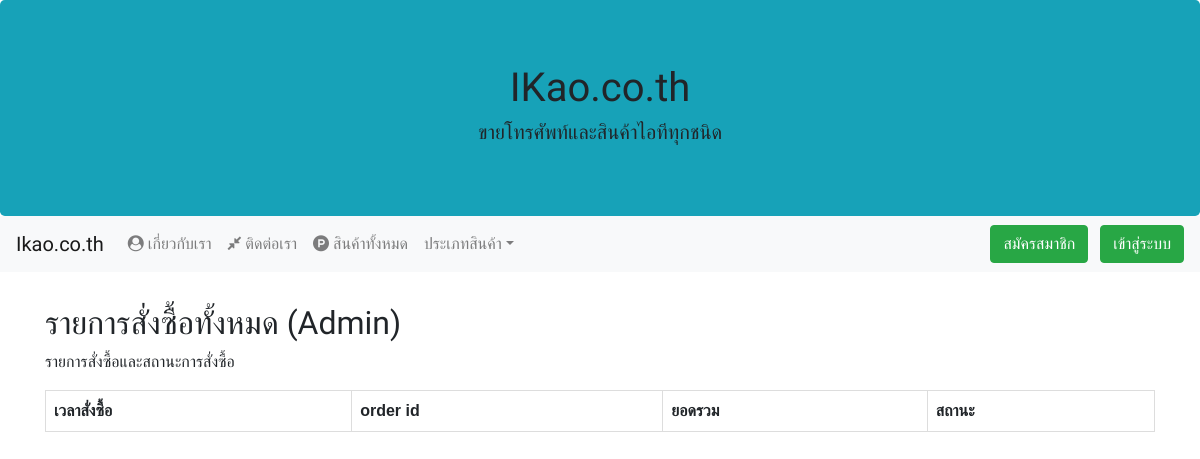
The page /allorderlist/ on the database as committed earlier.
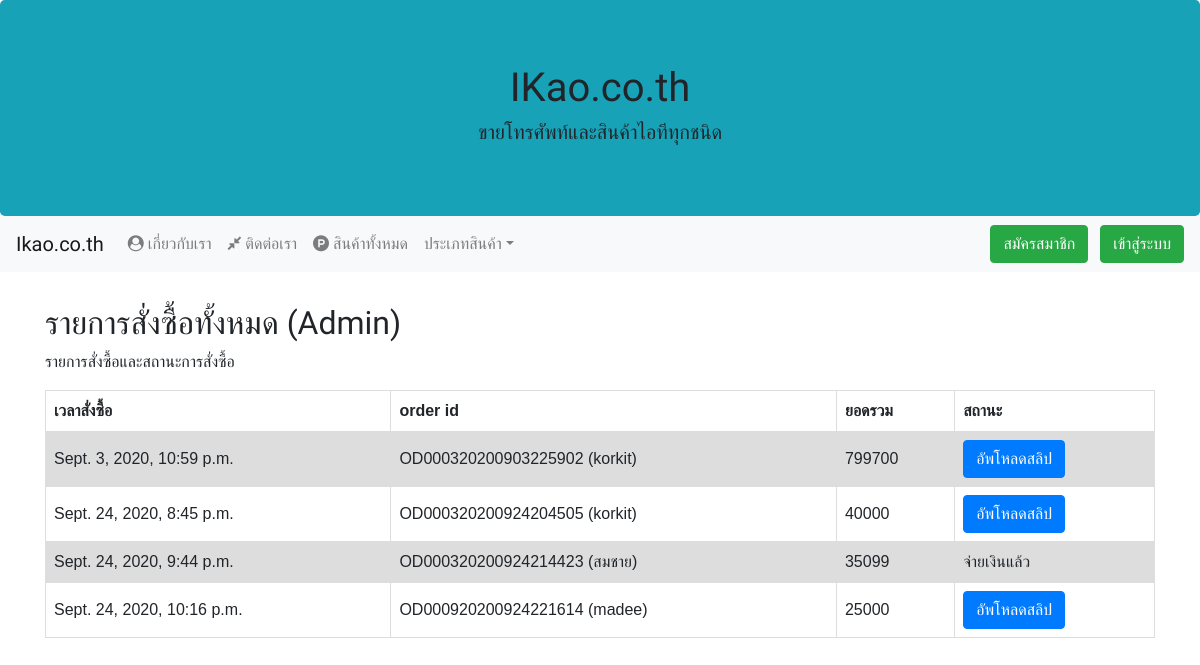
The same page on the database as committed later.
### myapp/models.py (models this page shows)
class OrderPending(models.Model):
	orderid = models.CharField(max_length=100)
	user = models.ForeignKey(User,on_delete=models.CASCADE)
	name = models.CharField(max_length=100)
	tel = models.CharField(max_length=100)
	address = models.TextField()
	shipping  = models.CharField(max_length=100)
	payment = models.CharField(max_length=100)
	other = models.TextField()
	stamp = models.DateTimeField(auto_now_add=True,blank=True,null=True)
	paid = models.BooleanField(default=False)
	slip = models.ImageField(upload_to="slip",null=True,blank=True)
	paymentid = models.CharField(max_length=100,null=True,blank=True)

### myapp/views.py (the view)
# urls.py: path('allorderlist/',AllOrderlistPage,name='allorderlist-page')
def AllOrderlistPage(request):
	context = {}
	order = OrderPending.objects.all()
	for od in order:
		orderid = od.orderid
		odlist = Orderlist.objects.filter(orderid=orderid)
		total = sum([c.total for c in odlist])
		od.total = total
	context['allorder'] = order
	return render(request, 'myapp/allorderlist.html',context)

### myapp/template/myapp/allorderlist.html
{% extends 'myapp/base.html' %}
{% block content %}
<table>
    <h2>รายการสั่งซื้อทั้งหมด (Admin)</h2>
    <p>รายการสั่งซื้อและสถานะการสั่งซื้อ</p>
    <tr>
        <th>เวลาสั่งซื้อ</th>
        <th>order id</th>
        <th>ยอดรวม</th>
        <th>สถานะ</th>
    </tr>
    {% for od in allorder %}
    <tr>
        <td>{{od.stamp}}</td>
        <td>{{od.orderid}} ({{od.name}})</td>
        <td>{{od.total}}</td>
        <td>
            {% if od.paid %}
                จ่ายเงินแล้ว
            {% else %}
            <a href="#" class="btn btn-primary">อัพโหลดสลิป</a>
            {% endif %}
        </td>
    </tr>
    {% endfor %}
</table>
{% endblock content %}

### myapp/template/myapp/base.html (shortened to what this page needs)
<!DOCTYPE html>
<html lang="en">
<head>
  <link rel="stylesheet" href="https://maxcdn.bootstrapcdn.com/bootstrap/4.5.0/css/bootstrap.min.css">
  <link rel="stylesheet" href="https://cdnjs.cloudflare.com/ajax/libs/font-awesome/4.7.0/css/font-awesome.min.css">
  {% load static %}
  <link rel="stylesheet" href="{% static 'css/app.css' %}">
</head>
<body>
  <div class="jumbotron text-center bg-info" style="margin-bottom:0">
    <h1>IKao.co.th</h1>
    <h5>ขายโทรศัพท์และสินค้าไอทีทุกชนิด</h5>
  </div>
  <nav class="navbar navbar-expand-sm bg-light navbar-light" style="margin-bottom: 2em;">
    <a class="navbar-brand" href="{% url 'home-page' %}">Ikao.co.th</a>
    <div class="collapse navbar-collapse" id="collapsibleNavbar">
      <ul class="navbar-nav mr-auto">
        <li class="nav-item">
          <a href="{% url 'about-page' %}" class="nav-link"><i class="fa fa-user-circle"></i> เกี่ยวกับเรา</a>
        </li>
        <li class="nav-item">
          <a href="{% url 'contact-page' %}" class="nav-link"><i class="fa fa-compress"></i> ติดต่อเรา</a>
        </li>
        <li class="nav-item">
          <a href="{% url 'allproduct-page' %}" class="nav-link"><i class="fa fa-product-hunt"></i> สินค้าทั้งหมด</a>
        </li>
        <li class="nav-item dropdown">
          <a class="nav-link dropdown-toggle" href="#" id="dropdown01" data-toggle="dropdown" aria-haspopup="true"
            aria-expanded="false">ประเภทสินค้า</a>
        </li>
      </ul>
      {% if user.is_authenticated %}
      <img src="{{user.profile.photo.url}}" alt="profile" width="40px" height="40px" class="rounded-circle">&nbsp
      <p style="margin-top:10px">สวัสดีคุณ&nbsp {{user.first_name}}
        {{user.last_name}}
      </p>&nbsp
      <a class="btn btn-secondary" href="{% url 'logout' %}">ออกจากระบบ</a>
      {% else %}
      <a class="btn btn-success" href="{% url 'register-page' %}">สมัครสมาชิก</a>&nbsp&nbsp&nbsp
      <a class="btn btn-success" href="{% url 'login' %}">เข้าสู่ระบบ</a>
      {% endif %}
    </div>
  </nav>
  <div class="container">
    {% block content %}
    {% endblock content %}
  </div>
</body>
</html>

### static/css/app.css (style rules this page uses)
body { padding: 0px 0px 30px 0px; font-family: "Kanit", sans-serif; font-weight: 100; }
h1 { font-weight: 100; }
table { font-family: arial, sans-serif; border-collapse: collapse; width: 100%; }
td, th { border: 1px solid #dddddd; text-align: left; padding: 8px; }
tr:nth-child(even) { background-color: #dddddd; }

Rows that differ between the two databases and show on the page:
added OrderPending: stamp "Sept. 3, 2020, 10:59 p.m.", orderid "OD000320200903225902", name "korkit", total "799700", paid "อัพโหลดสลิป"
added OrderPending: stamp "Sept. 24, 2020, 8:45 p.m.", orderid "OD000320200924204505", name "korkit", total "40000", paid "อัพโหลดสลิป"
added OrderPending: stamp "Sept. 24, 2020, 9:44 p.m.", orderid "OD000320200924214423", name "สมชาย", total "35099", paid "จ่ายเงินแล้ว"
added OrderPending: stamp "Sept. 24, 2020, 10:16 p.m.", orderid "OD000920200924221614", name "madee", total "25000", paid "อัพโหลดสลิป"
